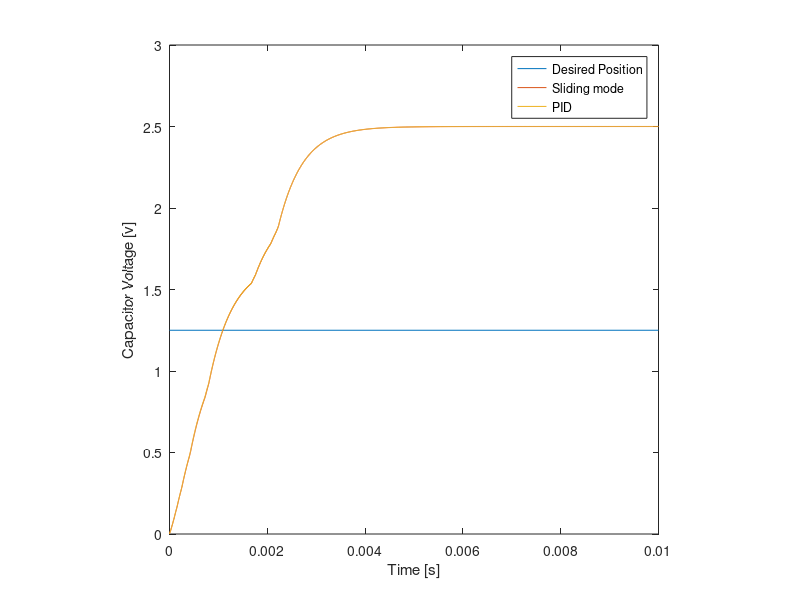

MATLAB code to generate this figure:
%% Clear and Init
clear; close all; clc;
%---system parameters---%
L = 0.001; %H   - Tuned at 0.001
R = 500; %Ohm   - Tuned at 500
C = 1e-6; %F    - Tuned at 1e-6
eSrc = 5; %V    - Tuned at 5
%---temporal parameters---%
ec0 = 0; ecDot0 = 0;eD = eSrc/4; %tuned at (0, 0, esrc/2)
dt = 0.000001;
tf = 0.01;
t = 0:dt:tf;
%---system equations---%
x1dot = @(x1, x2) x2;
x2dot = @(x1, x2, on) ((eSrc*on) - x2*C*R - x1)/(L*C);
XDOT = @(x1, x2, on) [x1dot(x1, x2), x2dot(x1, x2, on)];

%% PID Control
clear ec ecDot ecD error;
%---controller parameters---%
kP = 3;
kI = 1;
kD = 0.5;

ec(1) = ec0;
ecDot(1) = ecDot0;

ecD = eD;


I = 0;
D = 0;
error(1) = ecD - ec;

input = (kP * error(1)) + (kI * I) + (kD * D);


for i = 2:length(t);
    
    if input > 0
        input = 1;
    else 
        input = 0;
    end
    
    res = XDOT(ec(i-1), ecDot(i-1), input)*dt;
    K1 = res(1); L1 = res(2);
    
    res = XDOT(ec(i-1) + K1/2, ecDot(i-1) + L1/2, input)*dt;
    K2 = res(1); L2 = res(2);
    
    res = XDOT(ec(i-1) + K2/2, ecDot(i-1) + L2/2, input)*dt;
    K3 = res(1); L3 = res(2);
    
    res = XDOT(ec(i-1) + K3  , ecDot(i-1) + L3,input)*dt;
    K4 = res(1); L4 = res(2);

    ec(i) = ec(i-1) + 1/6*K1 + 1/3*K2 + 1/3*K3 + 1/6*K4;
    ecDot(i) = ecDot(i-1) + 1/6*L1 + 1/3*L2 + 1/3*L3 + 1/6*L4;

    
    error(i) = ecD - ec(i);
    I = trapz(error) * dt;
    D = -ecDot(i);
    input = kP * error(i) + (kI * I) + (kD * D);
    
end

plot([0 tf], [eD eD], t, ec);
legend('Desired Position', 'PID')

%% Sliding Mode Control

clear ecS ecDotS ecD;
%---controller parameters---%
lambda = 2;
beta = 1;

ecS(1) = ec0;
ecDotS(1) = ecDot0;
ecD = eD;



S = @(ec, ecDot) lambda*(ecD - ec) - (ecDot);
u = @(x1, x2) beta*sign(S(x1, x2));

input = u(ecS(1), ecDotS(1));


for i = 2:length(t);
    
    if input > 0
        input = 1;
    else 
        input = 0;
    end
    
    
    res = XDOT(ecS(i-1), ecDotS(i-1), input)*dt;
    K1 = res(1); L1 = res(2);
    
    res = XDOT(ecS(i-1) + K1/2, ecDotS(i-1) + L1/2, input)*dt;
    K2 = res(1); L2 = res(2);
    
    res = XDOT(ecS(i-1) + K2/2, ecDotS(i-1) + L2/2, input)*dt;
    K3 = res(1); L3 = res(2);
    
    res = XDOT(ecS(i-1) + K3  , ecDotS(i-1) + L3,input)*dt;
    K4 = res(1); L4 = res(2);

    ecS(i) = ecS(i-1) + 1/6*K1 + 1/3*K2 + 1/3*K3 + 1/6*K4;
    ecDotS(i) = ecDotS(i-1) + 1/6*L1 + 1/3*L2 + 1/3*L3 + 1/6*L4;

    
    input = u(ecS(i), ecDotS(i));
    
end

if ~(exist('ec', 'var'))
    plot([0 tf], [ecD ecD], t, ecS);
    legend('Desired Position', 'Sliding mode')
else
    plot([0 tf], [ecD ecD], t, ecS, t, ec);
    legend('Desired Position', 'Sliding mode', 'PID')
end;
axis square
xlabel('Time [s]')
ylabel('Capacitor Voltage [v]')
